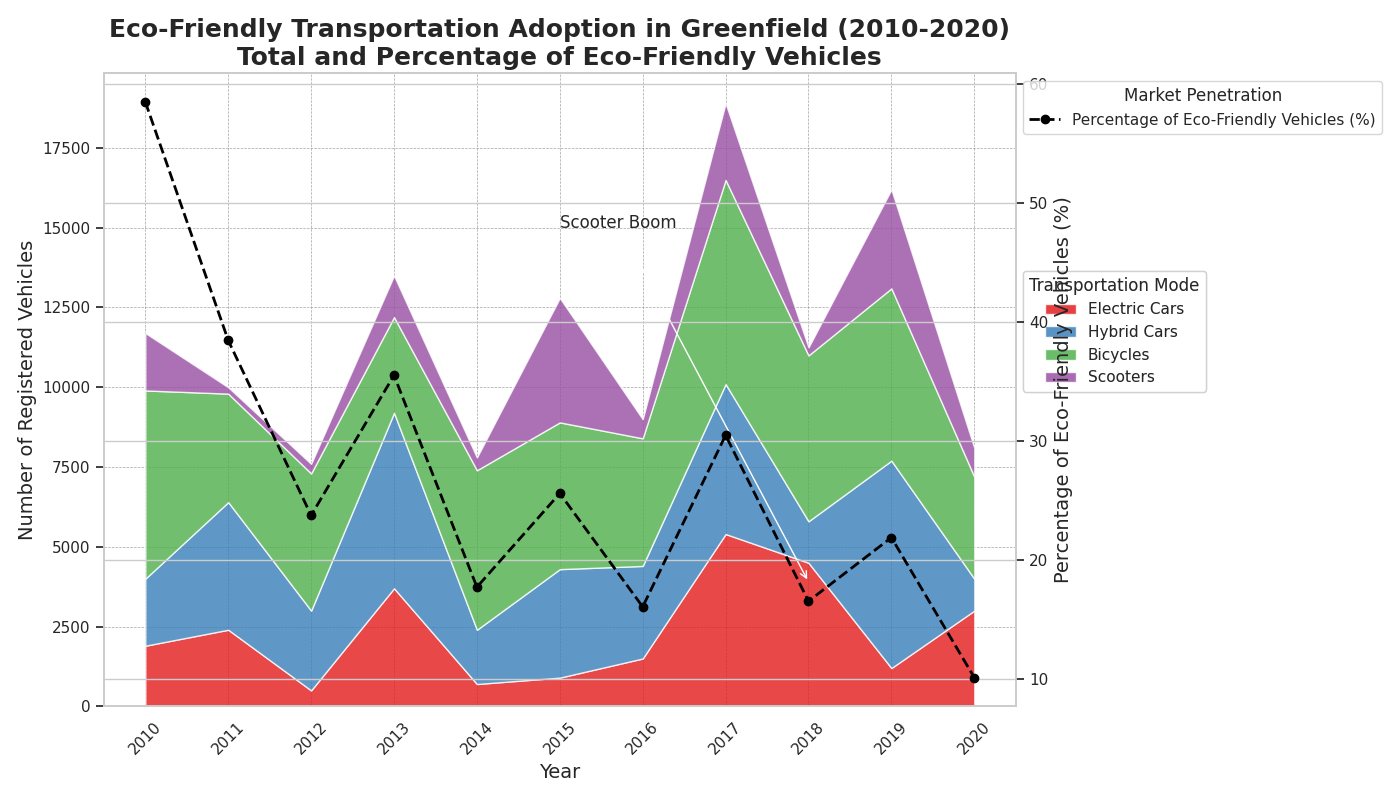

Generate this figure with Python:
import matplotlib.pyplot as plt
import numpy as np

years = np.arange(2010, 2021)

# Randomly alter content within each data group
electric_cars = np.array([1900, 2400, 500, 3700, 700, 900, 1500, 5400, 4500, 1200, 3000])
hybrid_cars = np.array([2100, 4000, 2500, 5500, 1700, 3400, 2900, 4700, 1300, 6500, 1000])
bicycles = np.array([5900, 3400, 4300, 3000, 5000, 4600, 4000, 6400, 5200, 5400, 3200])
scooters = np.array([1800, 200, 300, 1300, 400, 3900, 600, 2400, 250, 3100, 900])

total_vehicles = electric_cars + hybrid_cars + bicycles + scooters

total_vehicle_market = np.linspace(20000, 80000, len(years))
percentage_eco_friendly = (total_vehicles / total_vehicle_market) * 100

transport_data = np.vstack([electric_cars, hybrid_cars, bicycles, scooters])

fig, ax1 = plt.subplots(figsize=(14, 8))

ax1.stackplot(years, transport_data, labels=['Electric Cars', 'Hybrid Cars', 'Bicycles', 'Scooters'], 
             colors=['#e41a1c', '#377eb8', '#4daf4a', '#984ea3'], alpha=0.8)

ax2 = ax1.twinx()

ax2.plot(years, percentage_eco_friendly, color='black', linewidth=2, linestyle='--', marker='o', label='Percentage of Eco-Friendly Vehicles (%)')

ax1.set_xlabel('Year', fontsize=14)
ax1.set_ylabel('Number of Registered Vehicles', fontsize=14)
ax2.set_ylabel('Percentage of Eco-Friendly Vehicles (%)', fontsize=14)

ax1.set_title("Eco-Friendly Transportation Adoption in Greenfield (2010-2020)\nTotal and Percentage of Eco-Friendly Vehicles", fontsize=18, fontweight='bold')

ax1.set_xticks(years)
ax1.set_xticklabels(years, rotation=45)

ax1.grid(True, which='major', linestyle='--', linewidth=0.5, color='grey', alpha=0.7)

stacked_legend = ax1.legend(loc='upper left', bbox_to_anchor=(1, 0.7), title='Transportation Mode')
line_legend = ax2.legend(loc='upper left', bbox_to_anchor=(1, 1), title='Market Penetration')

ax1.add_artist(stacked_legend)

ax1.annotate('Scooter Boom', xy=(2018, 3900), xytext=(2015, 15000),
             arrowprops=dict(facecolor='black', arrowstyle='->'), fontsize=12)

plt.tight_layout()

plt.show()
